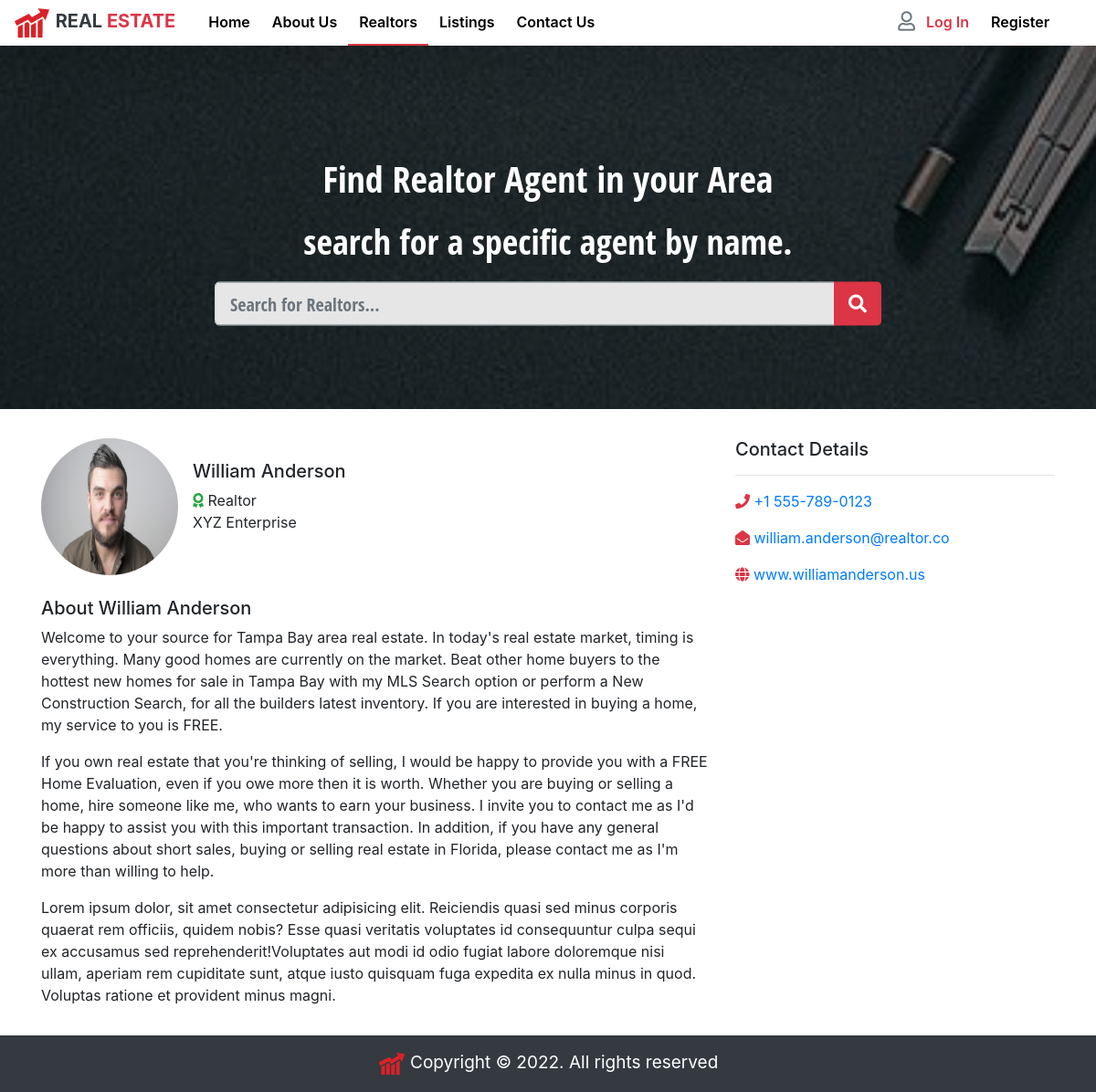
Screenshot of /realtors/5 with the database file from the repository.
### realtors/models.py (models this page shows, shortened)
class Realtor(models.Model):
    name = models.CharField(max_length=200, db_index=True)
    phone = models.CharField(max_length=15)
    email = models.EmailField(max_length=50, unique=True)
    website = models.CharField(max_length=60, unique=True)
    company_assoicated = models.CharField(max_length=100, unique=True)
    photo = models.ImageField(upload_to='uploads/%y/%m/%d')
    hire_date = models.DateTimeField(default=datetime.now, blank=True, db_index=True)

### realtors/views.py (the view)
# urls.py: path('<int:pk>', views.RealtorView.as_view(), name='realtor'),
class RealtorView(DetailView):
    model = Realtor
    template_name = 'realtors/realtor.html'
    context_object_name = 'realtor'

### realtors/templates/realtors/realtor.html (shortened to what this page needs)
{% extends 'base.html' %}
{% load static %}
{% block content %}
    {% include 'partials/_showcase-realtors.html' %}
    <article id="about-realtor">
        <div class="container mb-3">
            <div class="row">
                <div class="col-lg-8">
                    <div class="media">
                        <img class="mr-3" src="{{ realtor.photo.url }}" alt="realtors image">
                        <div class="media-body">
                          <h5 class="mt-4">{{ realtor.name }}</h5>
                          <p>
                              <i class="fas fa-award text-success"></i>
                              Realtor <br />
                                {{ realtor.company_assoicated }}
                            </p>
                        </div>
                    </div>
                    <h5 class="mt-4">About {{ realtor.name }}</h5>
                    <p>Welcome to your source for Tampa Bay area real estate.
                        In today's real estate market, timing is everything. Many good homes are currently on the market. Beat other home buyers to the hottest new homes for sale in Tampa Bay with my MLS Search option or perform a New Construction Search, for all the builders latest inventory.
                        If you are interested in buying a home, my service to you is FREE.</p>
                    <p>If you own real estate that you're thinking of selling, I would be happy to provide you with a FREE Home Evaluation, even if you owe more then it is worth.
                        Whether you are buying or selling a home, hire someone like me, who wants to earn your business. I invite you to contact me as I'd be happy to assist you with this important transaction.
                        In addition, if you have any general questions about short sales, buying or selling real estate in Florida, please contact me as I'm more than willing to help.</p>
                    <p>Lorem ipsum dolor, sit amet consectetur adipisicing elit. Reiciendis quasi sed minus corporis quaerat rem officiis, quidem nobis? Esse quasi veritatis voluptates id consequuntur culpa sequi ex accusamus sed reprehenderit!Voluptates aut modi id odio fugiat labore doloremque nisi ullam, aperiam rem cupiditate sunt, atque iusto quisquam fuga expedita ex nulla minus in quod. Voluptas ratione et provident minus magni.</p>
                </div>
                    <div class="col-lg-4">
                        <h5>Contact Details</h5>
                        <hr />
                        <p class="text-muted my-3">
                            <i class="fas fa-phone res-text-primary"></i>
                            <a href="#">{{ realtor.phone }}</a>
                        </p>
                        <p class="text-muted my-3">
                            <i class="fas fa-envelope-open res-text-primary"></i>
                            <a href="#">{{ realtor.email }}</a>
                        </p>
                        <p class="text-muted my-3">
                            <i class="fas fa-globe res-text-primary"></i>
                            <a href="#">{{ realtor.website }}</a>
                        </p>
                    </div>
            </div>
        </div>
    </article>
{% endblock %}

### realestate/static/css/main.css (style rules this page uses)
:root { --res-primary-color: #dc3545; --res-secondary-color: #343a40; --res-hover-color: #c82333; }
.res-text-primary { color: var(--res-primary-color) !important; }
a { text-decoration: none !important; }
#about-realtor img { width: 150px; height: 150px; border-radius: 50%; }
body { padding-top: 48px; }

### rows the page displays
Realtor: photo (picture), name "William Anderson", company_assoicated "XYZ Enterprise", phone "+1 555-789-0123", email "william.anderson@realtor.co", website "www.williamanderson.us"
